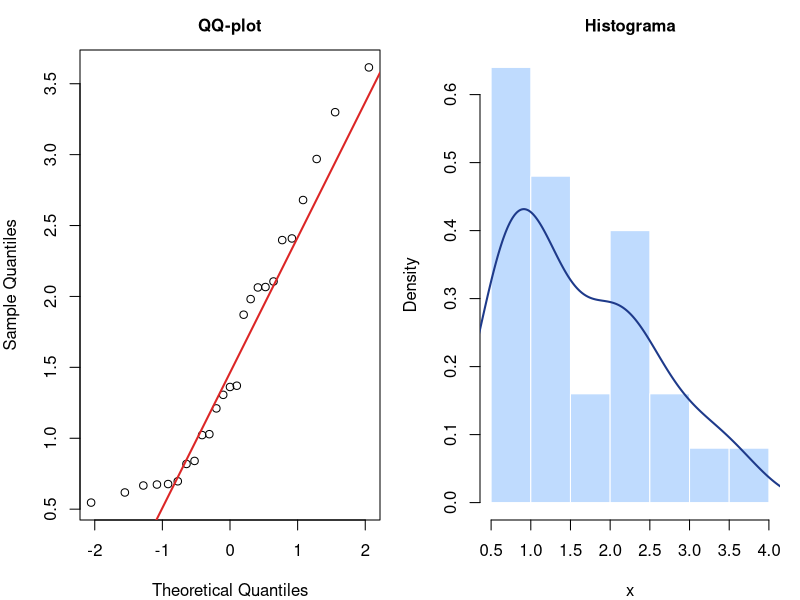

The R script that drew this image:
## ---- chunk 1
#| fig-height: 2.6
set.seed(5)
x <- rgamma(25, shape=3, scale=0.5)  # rendimiento asimétrico
par(mfrow=c(1,2), mar=c(4,4,2.5,1), family="sans")
qqnorm(x, main="QQ-plot", cex.main=1.0); qqline(x, col="#dc2626", lwd=2)
hist(x, probability=TRUE, main="Histograma", col="#bfdbfe",
     border="white", cex.main=1.0)
lines(density(x), col="#1e3a8a", lwd=2)
## ---- chunk 2
shapiro.test(x)   # H0: normalidad; p < 0.05 → rechazar
